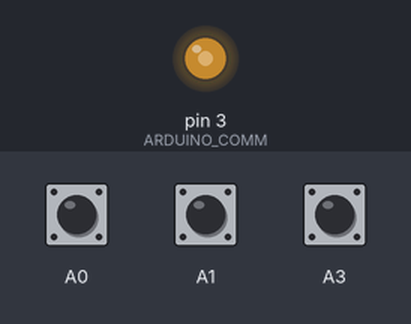
A sketch run on a simulated Arduino Uno, built with avr-gcc and run on an emulated ATmega328P. On the bench: output pins drawn as LEDs (lit = HIGH). The test bench sets the inputs (shaded band); at power-on: A0 HIGH, A1 HIGH, A3 HIGH.

Above: at 1.2 s.
1.3 s: A0 pulled LOW for 0.2 s
At 2.0 s:
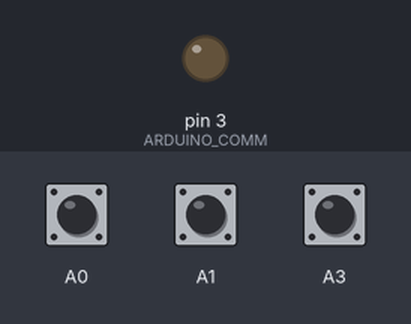
3.1 s: A0 pulled LOW for 3.2 s
At 3.6 s:
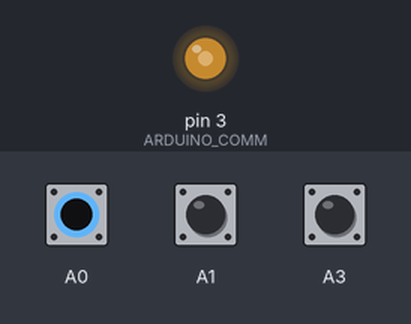
7.8 s: A1 pulled LOW for 3.2 s
At 11.7 s:
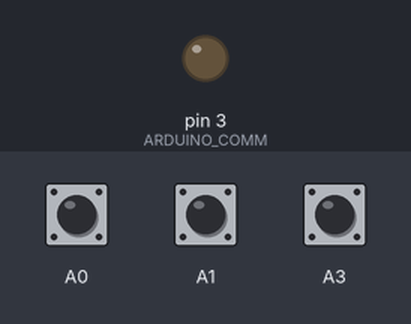
Timing chart, 0 to 13.2 s (numbered marks = the images above; inputs shaded):
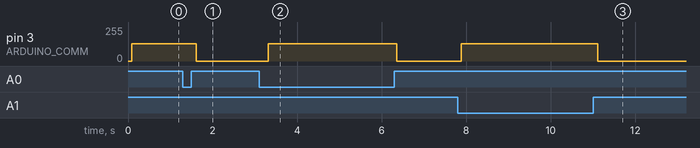

Measured:
- after the input at 1.3 s, pin 3 (ARDUINO_COMM): 128/255 → 0/255 after 0.31 s
- after the input at 3.1 s, pin 3 (ARDUINO_COMM): 0/255 → 128/255 after 0.22 s, → 0/255 3.0 s later
- after the input at 7.8 s, pin 3 (ARDUINO_COMM): 0/255 → 128/255 after 0.08 s, → 0/255 3.2 s later

The sketch:

TouchSensor.ino
```cpp
#include <CapacitiveSensor.h>

CapacitiveSensor ySensor = CapacitiveSensor(4, A1);
CapacitiveSensor xSensor = CapacitiveSensor(5, A0);
CapacitiveSensor zSensor = CapacitiveSensor(2, A3);

uint8_t ARDUINO_COMM = 3;
uint8_t UP = 128*7;
uint8_t DOWN = 128*6;
uint8_t RIGHT = 128*5;
uint8_t LEFT = 128*4;
uint8_t FORWARD = 128*3;
uint8_t BACK = 128*2;

void setup() {
  // put your setup code here, to run once:
  xSensor.set_CS_AutocaL_Millis(0xFFFFFFFF);
  ySensor.set_CS_AutocaL_Millis(0xFFFFFFFF);
  zSensor.set_CS_AutocaL_Millis(0xFFFFFFFF);

  pinMode(ARDUINO_COMM, OUTPUT);
  analogWrite(ARDUINO_COMM, 0);

  Serial.begin(9600);
}

long prevX;
long prevY;
long prevZ;

void loop() {
  // put your main code here, to run repeatedly:
  long x = xSensor.capacitiveSensor(300);
  long y = ySensor.capacitiveSensor(300);
  long z = zSensor.capacitiveSensor(300);

  long xDiff = x - prevX;
  long yDiff = y - prevY;
  long zDiff = z - prevZ;

  if(max(max(abs(xDiff), abs(yDiff)), abs(zDiff)) > 30){
    if(abs(xDiff) > max(abs(yDiff), abs(zDiff))){
      if(xDiff > 0)
        analogWrite(ARDUINO_COMM, RIGHT);
      else
        analogWrite(ARDUINO_COMM, LEFT);
    } else if (abs(yDiff) > max(abs(xDiff), abs(zDiff))) {
      if(yDiff > 0)
        analogWrite(ARDUINO_COMM, UP);
      else
        analogWrite(ARDUINO_COMM, DOWN);
    } else {
      if(zDiff > 0)
        analogWrite(ARDUINO_COMM, FORWARD);
      else
        analogWrite(ARDUINO_COMM, BACK);
    }
  }

  prevX = x;
  prevY = y;
  prevZ = z;
  delay(100);
}
```
